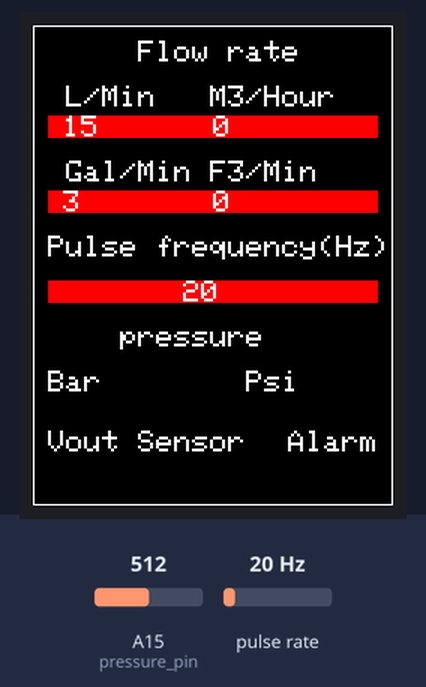
Bench run of a sketch on a simulated Arduino Mega 2560, built with avr-gcc and run on an emulated ATmega2560. Shown: 240×320 colour display. Wiring (inferred from the names in the program): pulse sensor: data pin 21. The inputs (shaded band) are chosen by the test bench; at power-on: A15 (pressure_pin) = 512, pulse rate 20 Hz. What the sketch prints to the serial monitor is not drawn.

Above: at 7.7 s.
7.8 s: A15 (pressure_pin) set to 827
At 12.2 s:
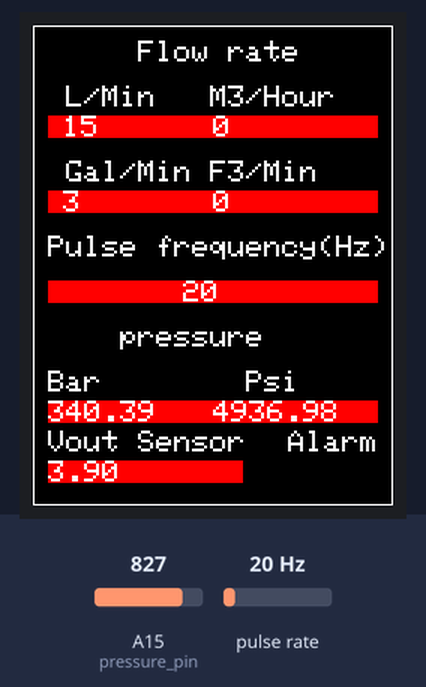
12.6 s: A15 (pressure_pin) set to 862
At 17.3 s:
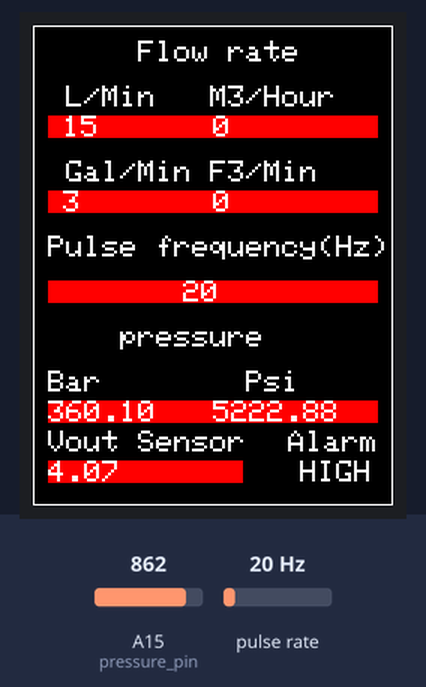
17.6 s: A15 (pressure_pin) set to 194
At 22.2 s:
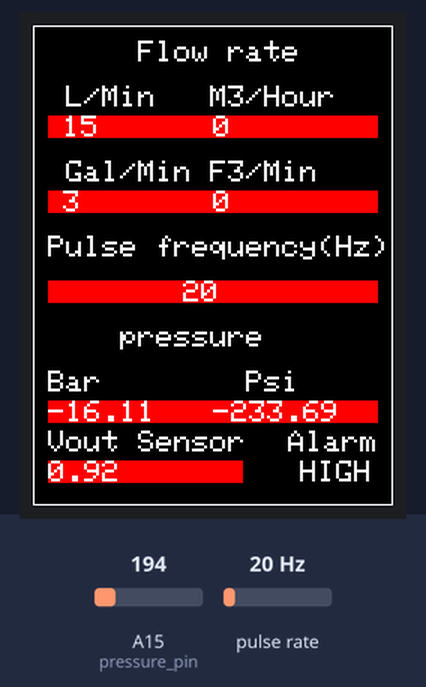
22.6 s: A15 (pressure_pin) set to 175
At 26.9 s:
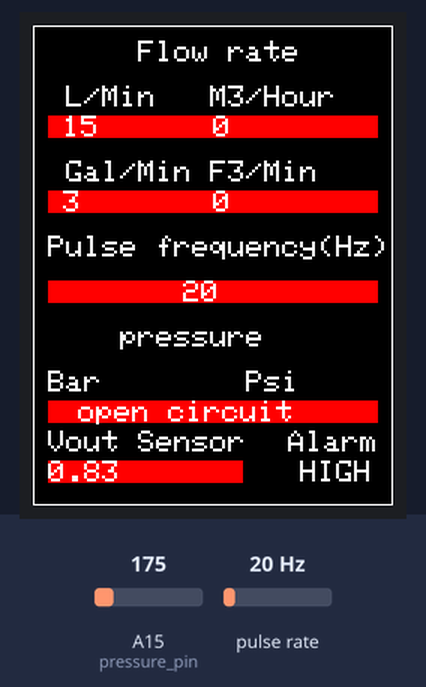
27.7 s: pulse rate (sensor on pin 21) set to 196 Hz
At 30.3 s:
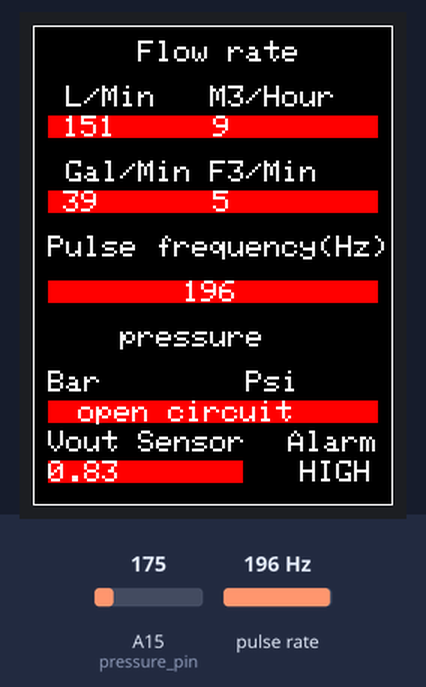
30.6 s: pulse rate (sensor on pin 21) set to 4 Hz
At 32.6 s:
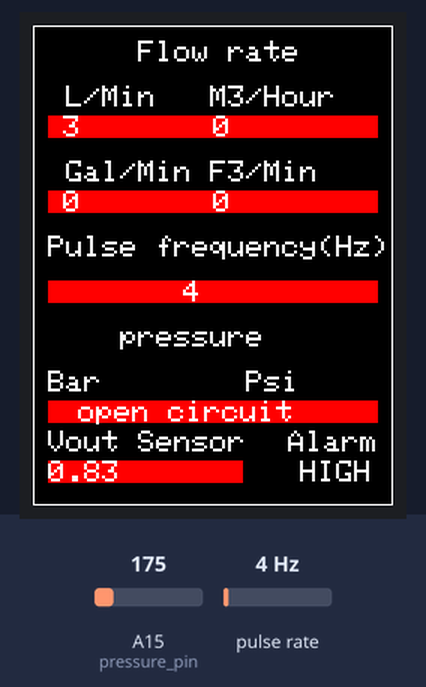
Timing chart, 0 to 34.1 s (numbered marks = the images above; inputs shaded):
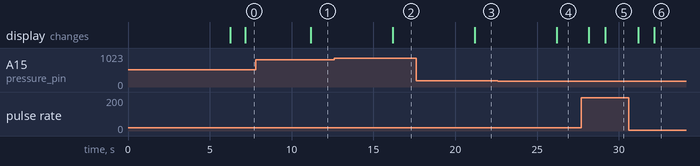

The sketch:

Flowmeter_Pressure_Code.ino
```cpp
#include <Adafruit_GFX.h>
#include <MCUFRIEND_kbv.h>
#include <Adafruit_TFTLCD.h>


#define LCD_CS A3
#define LCD_CD A2
#define LCD_WR A1
#define LCD_RD A0
#define LCD_RESET A4
MCUFRIEND_kbv tft(LCD_CS, LCD_CD, LCD_WR, LCD_RD, LCD_RESET);

#define BLACK 0x0000
#define BLUE 0x001F
#define RED 0xF800
#define GREEN 0x07E0
#define CYAN 0x07FF
#define MAGENTA 0xF81F
#define YELLOW 0xFFE0
#define WHITE 0xFFFF
#define ORANGE 0xFD20
#define GREENYELLOW 0xAFE5
#define NAVY 0x000F
#define DARKGREEN 0x03E0
#define DARKCYAN 0x03EF
#define MAROON 0x7800
#define PURPLE 0x780F
#define OLIVE 0x7BE0
#define LIGHTGREY 0xC618
#define DARKGREY 0x7BEF
  volatile int flow_frequency;
  unsigned int l_min;
  unsigned int m3_hour;
 unsigned int gal_min;
  unsigned int ft3_min;
  unsigned char flowsensor = 21; // Sensor Input
  unsigned long currentTime;
  unsigned long cloopTime;
  unsigned int hz;
  //-------------------------pressure code---------------------------
  unsigned long currentTimepressure;
  unsigned long cloopTimepressure;
  unsigned char pressure_pin = A15;
   float sensorVoltage;
   float bar;
   float psi;
  volatile float voltage;


  void flow()
{
  flow_frequency++;
}

void setup() {
  // put your setup code here, to run once:
  Serial.begin(9600);
  tft.begin();

 //tft.fillScreen(RED);
 tft.setTextSize(2);


    tft.println("PRESSURE : Up to 300 BAR");
tft.println("CODE BY  Sirous_3141@yahoo.com");
    delay(6000);
  pinMode(flowsensor, INPUT);
  digitalWrite(flowsensor, HIGH);
  attachInterrupt(2, flow, RISING);

  currentTime = millis();
  cloopTime = currentTime;
    currentTimepressure = millis();
    cloopTimepressure = currentTimepressure;


  tft.fillScreen(BLACK);

  tft.drawRect(0, 0, 240, 320, WHITE);
  tft.setCursor(10,10);
  tft.println("     Flow rate ");
  tft.setCursor(10,40);
  tft.print(" L/Min   M3/Hour");  // Print litres/hour
  tft.setCursor(10,90);
  tft.print(" Gal/Min F3/Min");  // Print litres/hour

  tft.setCursor(10,140);
  tft.print("Pulse frequency(Hz)");

  tft.setCursor(10,200);
  tft.print("    pressure");

  //tft.drawFastHLine(0,190,320, RED);
  //------------------------------------------pressure code-----------------
  pinMode(pressure_pin, INPUT);
  //digitalWrite(pressure_pin, LOW);
  tft.setCursor(10,230);
  tft.print("Bar        Psi");
  tft.setCursor(10,270);
  tft.print("Vout Sensor");
   tft.setCursor(170,270);
  tft.print("Alarm");
}
void flow_control(void) {

  // put your main code here, to run repeatedly:
    currentTime = millis();

  if (currentTime >= (cloopTime + 1000))
  {
    cloopTime = currentTime; // Updates cloopTime
                 // Pulse frequency (Hz) = 77.4185Q, Q is flow rate in L/min.

    l_min = ((flow_frequency * 60) / 77.4185); // (Pulse frequency x 60 min) / 77.4185Q = flowrate in L/hour
    m3_hour = (l_min * 0.06);
    gal_min = (l_min * 0.26417205);
    ft3_min = (l_min * 0.03531467);
    hz = (flow_frequency);
    flow_frequency = 0; // Reset Counter

    tft.setCursor(20,60);
    tft.fillRect(10, 60, 220, 15, RED);
    tft.println(l_min, DEC);

    tft.setCursor(120,60);
    tft.println(m3_hour, DEC);

    tft.setCursor(20,110);
    tft.fillRect(10, 110, 220, 15, RED);
    tft.println(gal_min, DEC);

    tft.setCursor(120,110);
    tft.println(ft3_min, DEC);

    tft.setCursor(100,170);
    tft.fillRect(10, 170, 220, 15, RED);
    tft.println(hz, DEC);


    //delay(100);

  }

//==============================================================================================
}
void loop() {
  flow_control();
  pressure_cal();
}
//=============================================================================================
void pressure_cal(void) {
    currentTimepressure = millis();

  if (currentTimepressure >= (cloopTimepressure + 5000))
  {
    cloopTimepressure = currentTimepressure; // Updates cloopTime

   analogReference(DEFAULT);
     sensorVoltage = analogRead(pressure_pin);   // sensor voltage A15
      voltage = ((sensorVoltage * 4.83) / 1024);
      Serial.println(voltage);
      Serial.println(sensorVoltage);
      if (voltage < 0.87)
      {
   tft.setCursor(30,250);
   tft.fillRect(10, 250, 220, 15, RED);
   tft.print("open circuit");
     tft.setCursor(10,290);
  tft.fillRect(10, 290, 130, 15, RED);
  tft.print(voltage);

      }
        else if (voltage < 5)  // between 0.5 and 4.5 now...
  {
   bar = ((voltage*119.4029850746)-125.3731343284);


   psi = bar * (14.50377377);           // Conversion PSI to BAR

  //Serial.println(voltage);
  Serial.println(bar);
  tft.setCursor(10,250);
  tft.fillRect(10, 250, 220, 15, RED);
  tft.print(bar);
  tft.setCursor(120,250);
   tft.print(psi);

  tft.setCursor(10,290);
  tft.fillRect(10, 290, 130, 15, RED);
  tft.print(voltage);
  //delay(1000);
  }
  if(bar>350)
  {
    tft.setCursor(10,290);
  tft.print("              HIGH");
  }

  }
  }
```

Measured:
- the behaviour switches between 844 and 845 on A15 (pressure_pin) (found by bisection; images 1 and 2)
- the behaviour switches between 185 and 184 on A15 (pressure_pin) (found by bisection; images 3 and 4)
- after the input at 7.8 s, the display: changes after 3.4 s (image 1)
- after the input at 12.6 s, the display: changes after 3.6 s (image 2)
- after the input at 17.6 s, the display: changes after 3.6 s (image 3)
- after the input at 22.6 s, the display: changes after 3.6 s (image 4)
- after the input at 27.7 s, the display: first changes after 0.47 s (image 5 shows a later state)
- after the input at 30.6 s, the display: first changes after 0.57 s (image 6 shows a later state)
